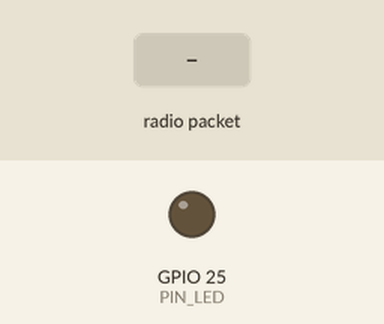
Recording of a sketch running on a simulated ESP32. On the bench: output pins drawn as LEDs (lit = HIGH). The inputs (shaded band) are chosen by the test bench. WiFi joins after 1.5 s; servers stay silent unless stated; no radio packets arrive unless stated; no MQTT or app messages arrive unless stated; what the sketch prints to the serial monitor is not drawn.

Above: at 2.7 s.
2.8 s: radio packet "1" arrives
At 3.8 s:
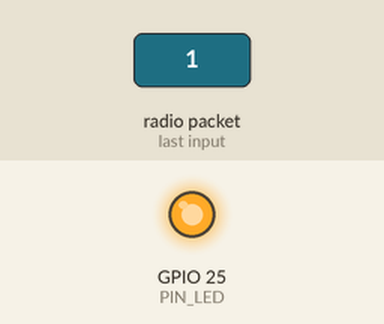
4.3 s: radio packet "0" arrives
At 4.9 s:
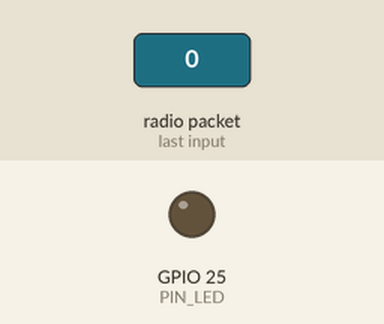
5.8 s: radio packet "2" arrives
At 7.2 s:
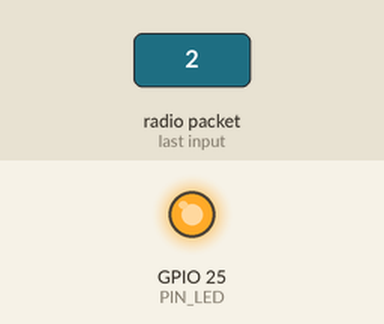
Timing chart, 0 to 8.8 s (numbered marks = the images above; inputs shaded):
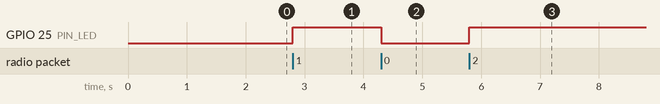

Measured:
- after the input at 2.8 s, GPIO 25 (PIN_LED): LOW → HIGH at once
- after the input at 4.3 s, GPIO 25 (PIN_LED): HIGH → LOW at once
- after the input at 5.8 s, GPIO 25 (PIN_LED): LOW → HIGH at once

The sketch:

lab2_rx_lora.ino
```cpp
#include <WiFi.h>
#include <PubSubClient.h>
#include <DHT11.h>
#include <LoRa.h>
#include <ArduinoJson.h>


// Put the credentials of the wifi used here
const char* ssid     = "RRZPC";       // Nom de la xarxa WiFi
const char* password = "ProvesLab";    // Contrasenya de la xarxa WiFi

// IP of the device that host Mosquitto MQTT broker
const char* mqtt_server = "192.168.137.1";
const int mqtt_port = 1883;  // default port for MQTT

//Create the instance of Wifi and MQTT Clkient
WiFiClient espClient;
PubSubClient client(espClient);

// Create an instance of the DHT11 class i PIN 4
DHT11 dht11(4);

// Define the variables and interval to generate periodic readings.
unsigned long previousMillis = 0;
const long interval = 1000; // 1 seconds in milliseconds

// Pins LoRa per Heltec WiFi LoRa 32 V2
#define LORA_SCK  5
#define LORA_MISO 19
#define LORA_MOSI 27
#define LORA_SS   18
#define LORA_RST  14
#define LORA_DIO0 26

#define PIN_LED   25

void setup() {
  Serial.begin(115200);  // Millor velocitat per ESP32

  pinMode(PIN_LED, OUTPUT);  // Configura el pin 25 com a sortida
  digitalWrite(PIN_LED, LOW); // Apaga el LED inicialment (opcional)

  Serial.println();
  Serial.println("Connecting to the WiFi...");

  WiFi.begin(ssid, password);


  // Espera fins que es connecti
  while (WiFi.status() != WL_CONNECTED) {
    delay(500);
    Serial.print(".");
  }

  Serial.println("\n✅ Connected to WIFI!");
  Serial.print("📡 SSID: ");
  Serial.println(WiFi.SSID());

  Serial.print("🌐Local IP: ");
  Serial.println(WiFi.localIP());

  Serial.print("🆔 MAC: ");
  Serial.println(WiFi.macAddress());

  Serial.print("📶 Signal power (RSSI): ");
  Serial.print(WiFi.RSSI());
  Serial.println(" dBm");

  client.setServer(mqtt_server, mqtt_port);

  // Configura SPI amb els pins personalitzats
  SPI.begin(LORA_SCK, LORA_MISO, LORA_MOSI, LORA_SS);

  LoRa.setPins(LORA_SS, LORA_RST, LORA_DIO0);

  connect_lora();

  LoRa.setSignalBandwidth(125000); // BW de 500 kHz
}

void toggleLED() {
  // Llegeix l'estat actual i posa el contrari
  int state = digitalRead(PIN_LED);
  digitalWrite(PIN_LED, !state);
}

void reconnect() {
  while (!client.connected()) {
    Serial.print("Connectant al servidor MQTT...");
    if (client.connect("esp32-client"))
    {
      Serial.println("connected!");
      //client.publish("test/topic", "Connected");
    }
    else
    {
      Serial.print("Error, rc=");
      Serial.print(client.state());
      Serial.println(" trying to connect in 5 seconds");
      delay(5000);
    }
  }
}

void connect_lora() {
  Serial.println("connect_lora - start");
  if (!LoRa.begin(915E6))
  //if (!LoRa.begin(868E6))
  {
    Serial.println("Starting LoRa failed!");
    while (1);
  }
  Serial.println("connect_lora - end");
}

void ReadLORAAndSendTemperatureAndHumidity()
{
  int temperature = 0;
  int humidity = 0;
  static char jsonBuffer[200];  // buffer per guardar el JSON rebut
  int index = 0;

  //Do the measure every interval (5s)
  unsigned long currentMillis = millis();

  // try to parse packet
  int packetSize = LoRa.parsePacket();
  if (packetSize) {
    // received a packet
    Serial.print("Received packet '");
    toggleLED();

    // llegim el missatge i el guardem al buffer
    while (LoRa.available() && index < sizeof(jsonBuffer) - 1) {
      char c = (char)LoRa.read();
      Serial.print(c);
      jsonBuffer[index++] = c;
    }
    jsonBuffer[index] = '\0';  // tancar la cadena
    Serial.println("");

    StaticJsonDocument<128> doc;

    DeserializationError error = deserializeJson(doc, jsonBuffer);
    if (error) {
      Serial.print("Error de deserialització: ");
      Serial.println(error.c_str());
      return;
    }

    // Extreure valors
    int ownAdr = doc["ownAdr"];
    int destAdr = doc["destAdr"];
    float temperature = doc["temperature"];
    float humidity = doc["humidity"];

    if(destAdr!=2000)
    {
      Serial.println("Packet is not for me");
      return;
    }

    Serial.print("Temperature: ");
    Serial.print(temperature);
    Serial.print(" °C\tHumidity: ");
    Serial.println(humidity);

    client.publish("test/temperature", String(temperature).c_str());
    client.publish("test/humidity", String(humidity).c_str());

  }

}


void loop() {
  if (!client.connected()) {
    reconnect();
  }
    else
  {
    ReadLORAAndSendTemperatureAndHumidity();
  }
  client.loop();
}
```
